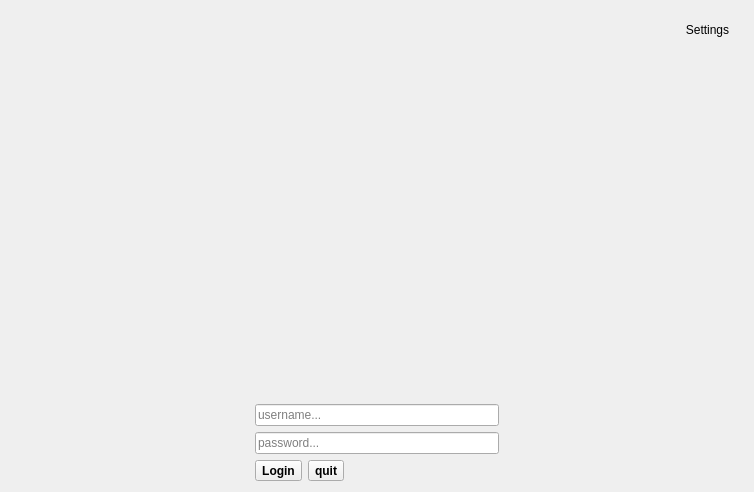
<?xml version="1.0" encoding="UTF-8"?>
<ui version="4.0">
 <class>LoginWidget</class>
 <widget class="QWidget" name="LoginWidget">
  <property name="geometry">
   <rect>
    <x>0</x>
    <y>0</y>
    <width>754</width>
    <height>492</height>
   </rect>
  </property>
  <property name="windowTitle">
   <string>Form</string>
  </property>
  <layout class="QVBoxLayout" name="verticalLayout_3">
   <item>
    <widget class="QFrame" name="topFrame">
     <property name="sizePolicy">
      <sizepolicy hsizetype="Preferred" vsizetype="Maximum">
       <horstretch>0</horstretch>
       <verstretch>0</verstretch>
      </sizepolicy>
     </property>
     <property name="frameShape">
      <enum>QFrame::NoFrame</enum>
     </property>
     <property name="frameShadow">
      <enum>QFrame::Raised</enum>
     </property>
     <layout class="QHBoxLayout" name="horizontalLayout_2">
      <item>
       <spacer name="topFrameSpacer">
        <property name="orientation">
         <enum>Qt::Horizontal</enum>
        </property>
        <property name="sizeHint" stdset="0">
         <size>
          <width>658</width>
          <height>20</height>
         </size>
        </property>
       </spacer>
      </item>
      <item>
       <widget class="QToolButton" name="settingsButton">
        <property name="styleSheet">
         <string notr="true">border:none</string>
        </property>
        <property name="text">
         <string>Settings</string>
        </property>
        <property name="icon">
         <iconset resource="qrc.qrc">
          <normaloff>:/icons/color/icons8-settings-480.png</normaloff>:/icons/color/icons8-settings-480.png</iconset>
        </property>
        <property name="iconSize">
         <size>
          <width>48</width>
          <height>48</height>
         </size>
        </property>
        <property name="autoRaise">
         <bool>false</bool>
        </property>
       </widget>
      </item>
     </layout>
    </widget>
   </item>
   <item>
    <layout class="QHBoxLayout" name="horizontalLayout">
     <item>
      <spacer name="horizontalSpacer">
       <property name="orientation">
        <enum>Qt::Horizontal</enum>
       </property>
       <property name="sizeHint" stdset="0">
        <size>
         <width>40</width>
         <height>20</height>
        </size>
       </property>
      </spacer>
     </item>
     <item>
      <widget class="QFrame" name="frame">
       <property name="minimumSize">
        <size>
         <width>200</width>
         <height>0</height>
        </size>
       </property>
       <property name="frameShape">
        <enum>QFrame::NoFrame</enum>
       </property>
       <property name="frameShadow">
        <enum>QFrame::Raised</enum>
       </property>
       <layout class="QVBoxLayout" name="verticalLayout_4">
        <item>
         <widget class="QLabel" name="logoLabel">
          <property name="text">
           <string/>
          </property>
          <property name="pixmap">
           <pixmap resource="qrc.qrc">:/icons/logo2.png</pixmap>
          </property>
         </widget>
        </item>
       </layout>
      </widget>
     </item>
     <item>
      <spacer name="horizontalSpacer_2">
       <property name="orientation">
        <enum>Qt::Horizontal</enum>
       </property>
       <property name="sizeHint" stdset="0">
        <size>
         <width>40</width>
         <height>20</height>
        </size>
       </property>
      </spacer>
     </item>
    </layout>
   </item>
   <item>
    <layout class="QHBoxLayout" name="horizontalLayout_4">
     <item>
      <spacer name="horizontalSpacer_4">
       <property name="orientation">
        <enum>Qt::Horizontal</enum>
       </property>
       <property name="sizeHint" stdset="0">
        <size>
         <width>40</width>
         <height>20</height>
        </size>
       </property>
      </spacer>
     </item>
     <item>
      <layout class="QVBoxLayout" name="verticalLayout_2">
       <item>
        <layout class="QVBoxLayout" name="verticalLayout">
         <item>
          <widget class="QLineEdit" name="usernameLE">
           <property name="placeholderText">
            <string>username...</string>
           </property>
           <property name="clearButtonEnabled">
            <bool>true</bool>
           </property>
          </widget>
         </item>
         <item>
          <widget class="QLineEdit" name="passwordLE">
           <property name="echoMode">
            <enum>QLineEdit::Password</enum>
           </property>
           <property name="placeholderText">
            <string>password...</string>
           </property>
           <property name="clearButtonEnabled">
            <bool>true</bool>
           </property>
          </widget>
         </item>
        </layout>
       </item>
       <item>
        <layout class="QHBoxLayout" name="horizontalLayout_3">
         <item>
          <widget class="QToolButton" name="loginButton">
           <property name="font">
            <font>
             <weight>75</weight>
             <bold>true</bold>
            </font>
           </property>
           <property name="text">
            <string>Login</string>
           </property>
           <property name="icon">
            <iconset resource="qrc.qrc">
             <normaloff>:/icons/color/icons8-signin-96.png</normaloff>:/icons/color/icons8-signin-96.png</iconset>
           </property>
           <property name="iconSize">
            <size>
             <width>24</width>
             <height>24</height>
            </size>
           </property>
           <property name="toolButtonStyle">
            <enum>Qt::ToolButtonTextBesideIcon</enum>
           </property>
          </widget>
         </item>
         <item>
          <widget class="QToolButton" name="quitButton">
           <property name="font">
            <font>
             <weight>75</weight>
             <bold>true</bold>
            </font>
           </property>
           <property name="text">
            <string>quit</string>
           </property>
           <property name="icon">
            <iconset resource="qrc.qrc">
             <normaloff>:/icons/color/icons8-cancel-480.png</normaloff>:/icons/color/icons8-cancel-480.png</iconset>
           </property>
           <property name="iconSize">
            <size>
             <width>24</width>
             <height>24</height>
            </size>
           </property>
           <property name="toolButtonStyle">
            <enum>Qt::ToolButtonTextBesideIcon</enum>
           </property>
          </widget>
         </item>
         <item>
          <spacer name="horizontalSpacer_3">
           <property name="orientation">
            <enum>Qt::Horizontal</enum>
           </property>
           <property name="sizeHint" stdset="0">
            <size>
             <width>40</width>
             <height>20</height>
            </size>
           </property>
          </spacer>
         </item>
        </layout>
       </item>
      </layout>
     </item>
     <item>
      <spacer name="horizontalSpacer_5">
       <property name="orientation">
        <enum>Qt::Horizontal</enum>
       </property>
       <property name="sizeHint" stdset="0">
        <size>
         <width>40</width>
         <height>20</height>
        </size>
       </property>
      </spacer>
     </item>
    </layout>
   </item>
  </layout>
 </widget>
 <resources>
  <include location="qrc.qrc"/>
 </resources>
 <connections/>
</ui>
